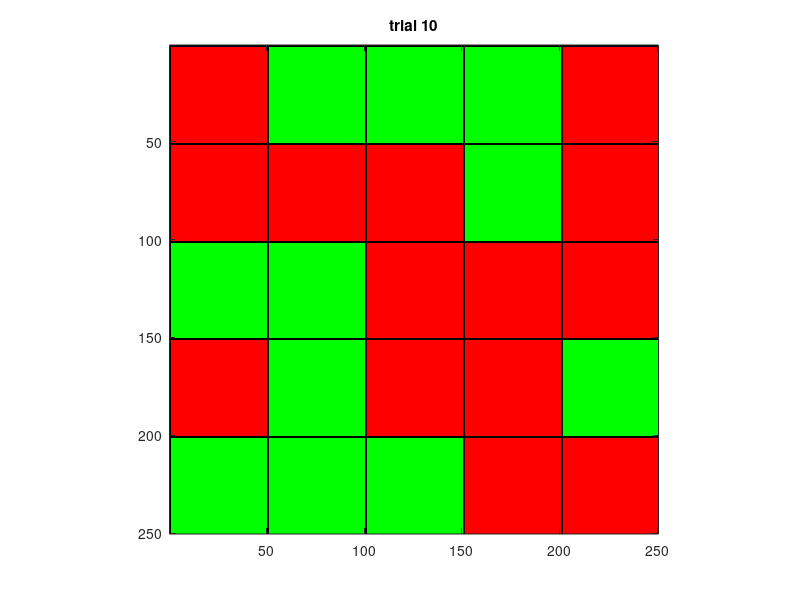

MATLAB code to generate this figure: (Note: this script raises an error after producing the figure.)
% function [ output_args ] = CIdemo( input_args )
%CIDEMO Summary of this function goes here
%   Detailed explanation goes here

% show red/green blocks on a grid, ask observers to select one location on the
% grid, and  repond if they see a red block at the selected location in
% each trial

clear all; close('all');

trialnum = 10;

gridsize = 5;
blocksize = 50; 

img_r = zeros(gridsize,gridsize);
img_g = zeros(gridsize,gridsize);
count_r = 0;
count_g = 0;

fig1 = figure(1);
% fig2 = figure(2);
for i = 1:trialnum
    img = binornd(1,1/2,gridsize,gridsize);  % 1 for red, and 0 for green
    img1(:,:,1) = kron(img,ones(blocksize,blocksize));
    img1(:,:,2) = 1-kron(img,ones(blocksize,blocksize));
    img1(:,:,3) = img1(:,:,2)*0;
    
    % add grid here
    img1(1:blocksize:end,:,1)=0;
    img1(:,1:blocksize:end,1)=0;
    img1(1:blocksize:end,:,2)=0;
    img1(:,1:blocksize:end,2)=0;
    img1(1:blocksize:end,:,3)=0;
    img1(:,1:blocksize:end,3)=0;
    figure(fig1); imagesc(img1); title(['trial ' num2str(i)]);
    axis square;
    
    reply = input([sprintf('trial %d:',i)], 's');
    if strcmp(reply,'r')
        img_r = img_r+img;
        count_r = count_r+1;
    else
        img_g = img_g+img;
        count_g = count_g+1;
    end;
    if count_r>0 & count_g>0
        avgimg = img_r/count_r - img_g/count_g;
    end;
    
    if i==trialnum
        maxval = max(max(avgimg));
        [locrow,loccol]=find(avgimg==maxval);

        if maxval < 1
            fprintf('You may have made a mistake in your responses.\n');
        end
        
        if length(locrow) == 1
            fprintf('The location you''ve picked is [Row %d Column %d].\n',locrow,loccol);
        else
            fprintf('There are multiple possible locations. They are: \n');
            for j = 1:length(locrow)
                fprintf('  [Row %d Column %d]\n',locrow(j),loccol(j));
            end;
        end
%         figure(fig2); imagesc(avgimg); axis square;
    end;    
end;
   